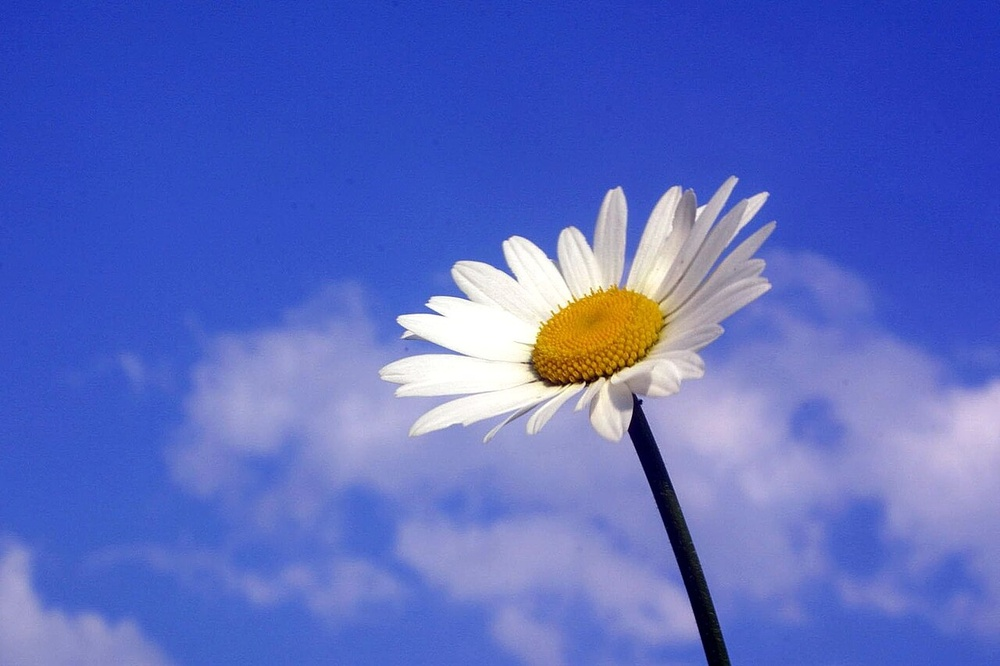
#> input picture example.jpg, 1000 x 666 px, shrunk from 1280 x 853 before the run
$ python ac1.py
#> lines starting #> are read from the running program, lines starting #| are printed output that depends on the picture
import cv2
import numpy as np
import matplotlib.pyplot as plt

image=cv2.imread('example.jpg')
#> image is the input picture: shape (666, 1000, 3); mean B, G, R 194.8, 106.8, 90.1
image_rbg=cv2.cvtColor(image,cv2.COLOR_BGR2RGB)

(h,w)=image.shape[:2]
#> h = 666; w = 1000
center=(w//2,h//2)
#> center = (500, 333)
M=cv2.getRotationMatrix2D(center,45,1.0)

rotated=cv2.warpAffine(image,M,(w,h))
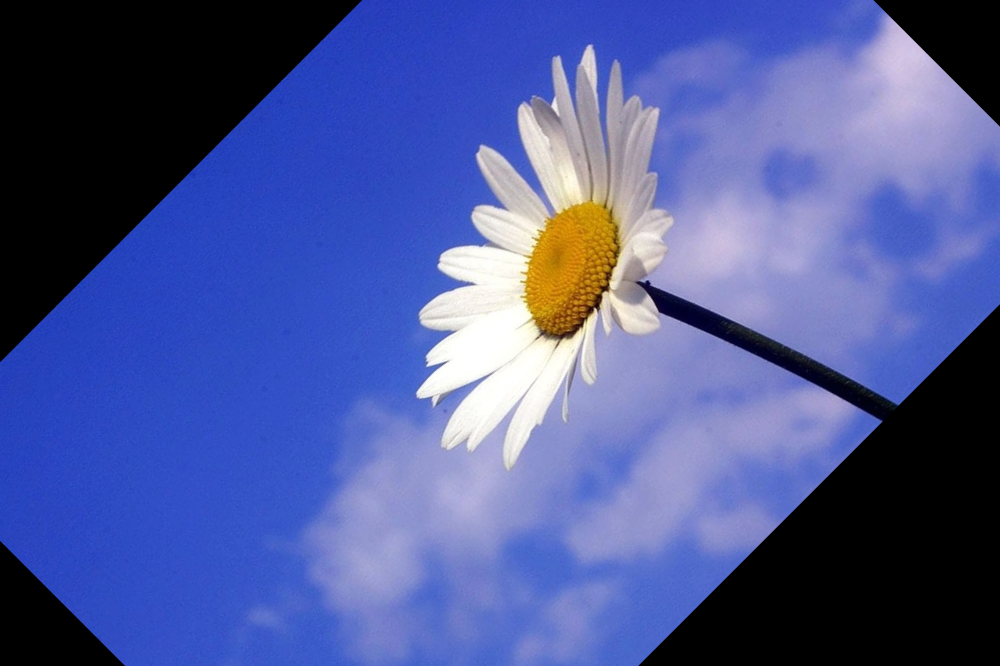
#> rotated: shape (666, 1000, 3); mean B, G, R 152, 88.5, 77

rotated_rgb=cv2.cvtColor(rotated,cv2.COLOR_BGR2RGB)
plt.imshow(rotated_rgb)
plt.show()

brightness_matrix=np.ones(image.shape,dtype="uint8")*50
brighter=cv2.add(image, brightness_matrix)
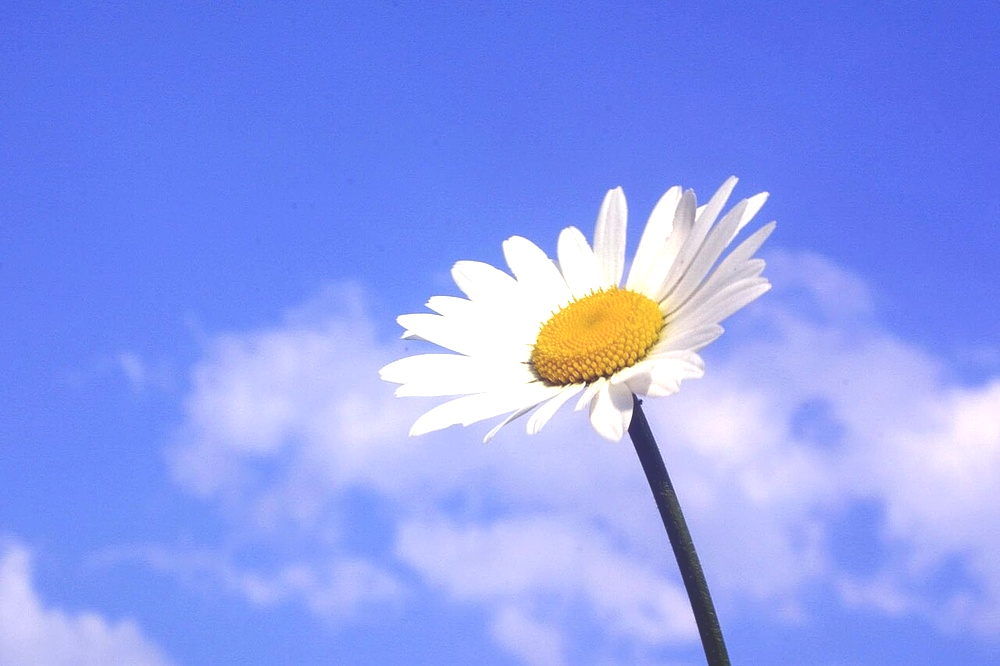
#> brighter: shape (666, 1000, 3); mean B, G, R 243, 155.3, 138.4

brighter_rgb=cv2.cvtColor(brighter,cv2.COLOR_BGR2RGB)
plt.imshow(brighter_rgb)
plt.title("Brighter Image")
plt.show()
